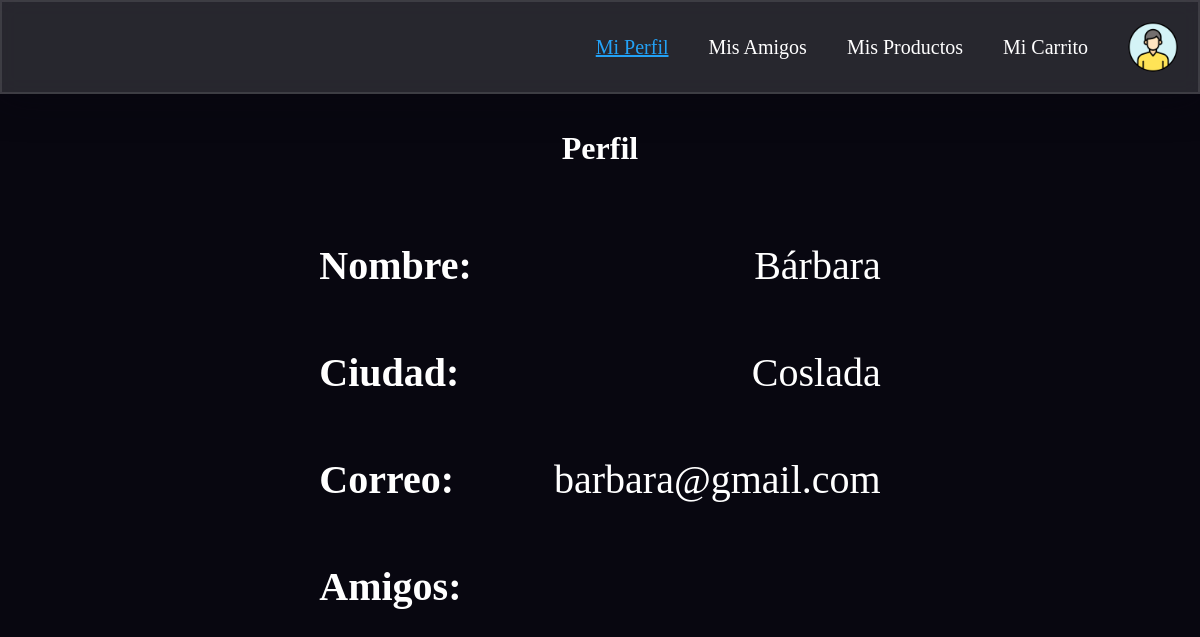
Screenshot of /perfil (signed in) with the database file from the repository.
### app.py (models this page shows)
class User(db.Model):
    __tablename__ = 'users'
    id = db.Column(db.Integer, primary_key=True)
    username = db.Column(db.String(80), unique=True, nullable=False)
    nombre = db.Column(db.String(80), nullable=False)
    ciudad = db.Column(db.String(80), nullable=False)
    email = db.Column(db.String(120), unique=True, nullable=False)
    bank_account = db.Column(db.String(50), nullable=False, default="")  # Usar cadena vacía como valor por defecto
    key = db.Column(db.String(64), nullable=False)
    salt = db.Column(db.String(32), nullable=False)
    created_at = db.Column(db.String(120), nullable=False)
    updated_at = db.Column(db.String(120), nullable=False)
    objetos_vendidos = db.Column(db.String(200), nullable=True, default="")
    objetos_comprados = db.Column(db.String(200), nullable=True, default="")
    products_sold = db.relationship('Product', backref='seller', lazy=True, foreign_keys='Product.seller_id')
    products_bought = db.relationship('Product', backref='buyer', lazy=True, foreign_keys='Product.buyer_id')

### app.py (the view)
@app.route('/perfil')
def perfil():
    user_id = session.get('user_id')
    if not user_id:
        return redirect(url_for('login'))
    user = User.query.get(user_id)
    if not user:
        return redirect(url_for('login'))
    return render_template('perfil.html', user=user)

### templates/perfil.html (shortened to what this page needs)
<!DOCTYPE html>
<html lang="en">
<head>
    <link rel="stylesheet" type="text/css" href="{{ url_for('static', filename='styles/perfil.css') }}">
</head>
<body>
    <nav>
        <a class="selected" href="{{ url_for('perfil') }}">Mi Perfil</a>
        <a href="{{ url_for('amigos') }}">Mis Amigos</a>
        <a href="{{ url_for('productos') }}">Mis Productos</a>
        <a href="{{ url_for('carrito') }}">Mi Carrito</a>
        <img src="{{ url_for('static', filename='imagenes/perfil.png') }}" alt="Perfil">
    </nav>
    <h1>Perfil</h1>
    <div class="perfil">
        <p class="dato"><strong>Nombre:</strong> {{ user.nombre }}</p>
        <p class="dato"><strong>Ciudad:</strong> {{ user.ciudad }}</p>
        <p class="dato"><strong>Correo:</strong> {{ user.email }}</p>
        <p class="dato"><strong>Amigos:</strong></p>
</body>
</html>

### static/styles/perfil.css (style rules this page uses)
*, *:before, *:after { padding: 0; margin: 0; box-sizing: border-box; }
body { background-color: #080710; display: flex; flex-direction: column; justify-content: center; align-items: center; height: 100vh; overflow: hidden; position: relative; }
nav { width: 100%; display: flex; justify-content: flex-end; align-items: center; background-color: rgba(255, 255, 255, 0.13); padding: 20px; border-radius: 0; backdrop-filter: blur(10px); border: 2px solid rgba(255, 255, 255, 0.1); box-shadow: 0 0 40px rgba(8, 7, 16, 0.6); position: fixed; top: 0; left: 0; z-index: 1000; }
nav a { color: #fff; text-decoration: none; margin: 0 20px; font-size: 20px; transition: transform 0.3s; }
nav img { width: 50px; height: 50px; border-radius: 50%; margin-left: 20px; }
.selected { color: #23a2f6; text-decoration: #23a2f6 underline; }
h1 { text-align: center; color: #ffffff; margin-bottom: 15px; }
.dato { display: flex; justify-content: space-between; margin: 60px 0; color: #ffffff; font-size: 40px; gap: 100px; }

### rows the page displays
User: nombre "Bárbara", ciudad "Coslada", email "barbara@gmail.com"
